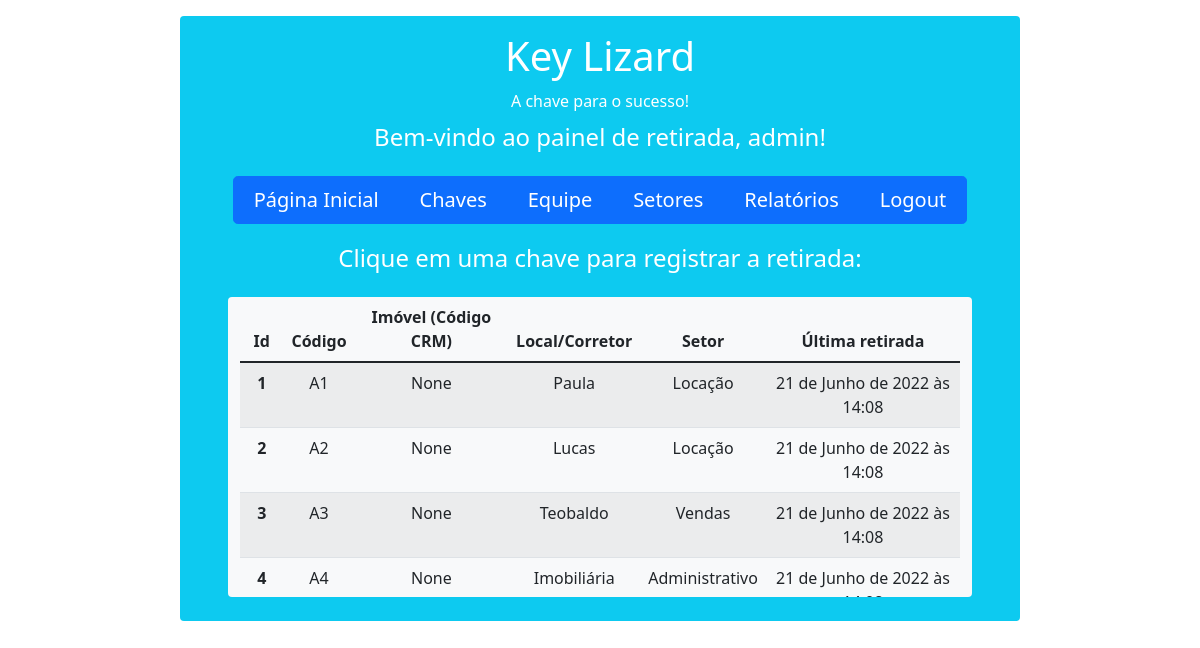
Page /usuarios/retirada/ (signed in) on the earlier database version.
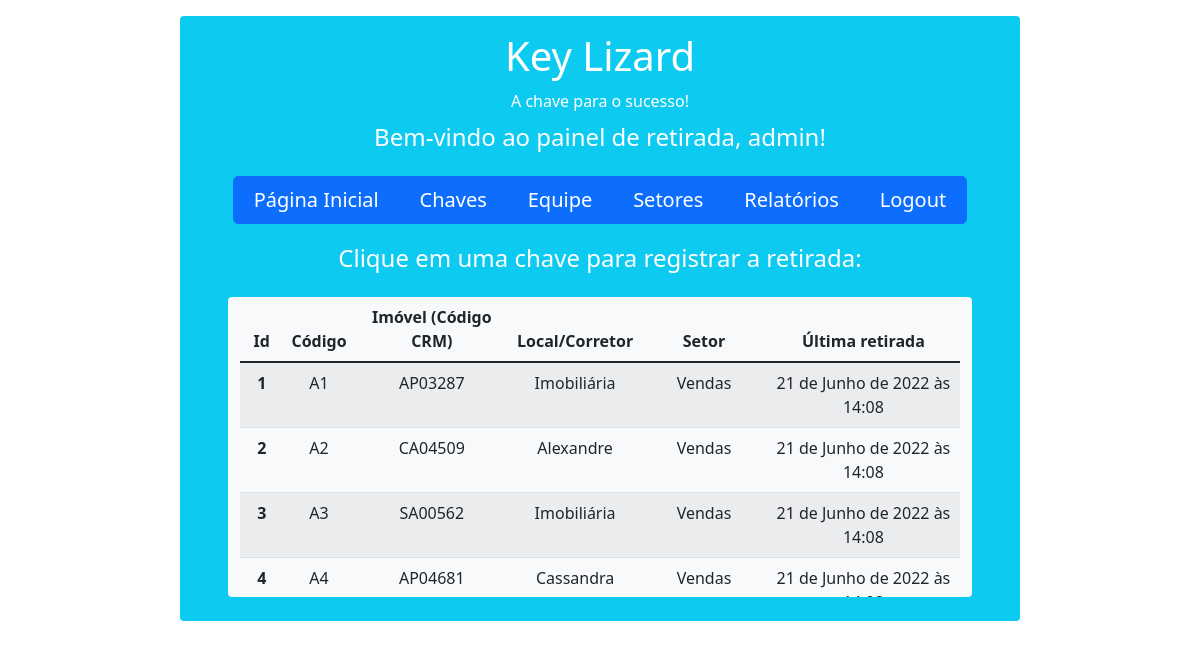
Same page on the later database version.
### chaves/models.py (models this page shows, shortened)
class Chave(models.Model):
    usuario = models.ForeignKey(User, on_delete=models.CASCADE)
    corretor = models.ForeignKey(Corretor, on_delete=models.SET_NULL, null=True, default='Imobiliária')
    setor_atribuido = models.ForeignKey(Setor, on_delete=models.SET_NULL, null=True, default='Administrativo')
    codigo = models.CharField(max_length=3)
    codigo_imovel_crm = models.CharField(max_length=30, null=True)
    horario = models.DateTimeField(auto_now_add=True)
    class Meta:
        db_table = 'tb_chaves'

### corretores/models.py (models this page shows)
class Corretor(models.Model):
    usuario = models.ForeignKey(User, on_delete=models.CASCADE)
    setor = models.ForeignKey(Setor, on_delete=models.CASCADE)
    nome = models.CharField(max_length=30, default='Imobiliária')
    def __str__(self):
        return self.nome
    class Meta:
        db_table = 'tb_corretores'

### setores/models.py (models this page shows)
class Setor(models.Model):
    usuario = models.ForeignKey(User, on_delete=models.CASCADE)
    nome_setor = models.CharField(max_length=30, default='Administrativo')
    def __str__(self):
        return self.nome_setor
    class Meta:
        db_table = 'tb_setores'

### usuarios/views.py (the view)
# urls.py: path('retirada/', views.selecionar_chave, name='selecionar_chave'),
def selecionar_chave(request):
    chaves_cadastradas = request.user.chave_set.all()
    context = {
        'chaves_cadastradas': chaves_cadastradas
    }
    return render(request, 'retirada/selecionar_chave.html', context=context)

### usuarios/templates/retirada/selecionar_chave.html
{% extends 'base.html' %}
{% block content %}
    <div class="container rounded bg-info text-white mt-3 mb-3" style="max-width: 70%">
        <div class="row mt-3">
            <div class="col align-self-center text-center mt-3">
                <h1>Key Lizard</h1>
            </div>
        </div>
        <div class="row mt-1">
            <div class="col align-self-center text-center">
                <h6>A chave para o sucesso!</h6>
            </div>
        </div>
        {% if not user.is_authenticated %}
            <div class="row mt-3">
                <div class="col align-self-center text-center">
                    <strong>ATENÇÃO:</strong> Você não está logado!
                </div>
            </div>
            <div class="row mt-3">
                <div class="col align-self-center text-center">
                    <p>Para realizar o login: <a href="{% url 'login' %}" style="text-decoration: none">Clique aqui!</a> </p>
                </div>
            </div>
        {% else %}
            <div class="row mt-1 mb-3">
                <div class="col align-self-center text-center">
                    <h4>Bem-vindo ao painel de retirada, {{user.username}}!</h4>
                </div>
            </div>
            <div class="row">
                <div class="col align-self-center text-center">
                    <div class="btn-group btn-group-lg mb-3" style="width: 90%">
                        <a href="{% url 'usuarios:index' %}" class="btn btn-primary">Página Inicial</a>
                        <a href="{% url 'chaves:index_chaves' %}" class="btn btn-primary">Chaves</a>
                        <a href="{% url 'corretores:index_corretores' %}" class="btn btn-primary">Equipe</a>
                        <a href="{% url 'setores:index_setores' %}" class="btn btn-primary">Setores</a>
                        <a href="{% url 'relatorios:index_relatorios' %}" class="btn btn-primary">Relatórios</a>
                        <a href="{% url 'logout' %}" class="btn btn-primary">Logout</a>
                    </div>
                </div>
            </div>
            <div class="row mt-1 mb-3">
                <div class="col align-self-center text-center">
                    <h4>Clique em uma chave para registrar a retirada:</h4>
                </div>
            </div>
            <div class="row">
                <div class="col overflow-scroll rounded align-self-center text-center bg-light mx-5 mb-4"
                     style="max-height: 300px"
                >
                    <table class="table table-striped table-hover">
                        <thead>
                            <tr>
                                <th scope="col">Id</th>
                                <th scope="col">Código</th>
                                <th scope="col">Imóvel (Código CRM)</th>
                                <th scope="col">Local/Corretor</th>
                                <th scope="col">Setor</th>
                                <th scope="col">Última retirada</th>
                            </tr>
                        </thead>
                        <tbody>
                        {% for chave in chaves_cadastradas %}
                            <tr onclick="window.location='{% url 'usuarios:registrar_retirada' chave.pk %}';">
                                <th scope="row">{{ chave.id }}</th>
                                <td>{{ chave.codigo }}</td>
                                <td>{{ chave.codigo_imovel_crm }}</td>
                                <td>{{ chave.corretor }}</td>
                                <td>{{ chave.setor_atribuido }}</td>
                                <td>{{ chave.horario }}</td>
                            </tr>
                        {% endfor %}
                        </tbody>
                    </table>
                </div>
            </div>
        {% endif %}
    </div>
{% endblock %}

Differences in the rows shown:
changed Chave id 1: codigo_imovel_crm "None" → "AP03287"; corretor "Paula" → "Imobiliária"; setor_atribuido "Locação" → "Vendas"
changed Chave id 2: codigo_imovel_crm "None" → "CA04509"; corretor "Lucas" → "Alexandre"; setor_atribuido "Locação" → "Vendas"
changed Chave id 3: codigo_imovel_crm "None" → "SA00562"; corretor "Teobaldo" → "Imobiliária"
changed Chave id 4: codigo_imovel_crm "None" → "AP04681"; corretor "Imobiliária" → "Cassandra"; setor_atribuido "Administrativo" → "Vendas"
